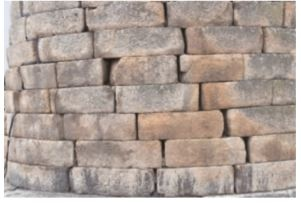
#> input picture 200604-200611_첨성대벽돌균열/data/partial_01.JPG, 301 x 203 px, found by its file name; the run also reads 1 picture not shown here
$ jupyter execute '1_훼손 영역에 대한 검출 가능성.ipynb'
#> lines starting #> are read from the running program, lines starting #| are printed output that depends on the picture; after the words box and inside, x2 and y2 are one past the last pixel; in counts of white or black regions, pixels touching at a corner belong together
# IP를 이용한 훼손 영역에 대한 검출 가능성 보이기

## 1. 모델 설계

모델은 다음의 3가지 과정을 거친다.

> 색공간 변경 -> 임계처리 -> 모폴로지

[cell 1]
import numpy as np
import cv2

# --------------------------------

def convertColorSpace(frame):
    return cv2.cvtColor(frame, cv2.COLOR_BGR2HSV)

def threshold(frame):
    # HSV 색공간을 이용. 채도와 밝기가 낮은 곳을 선택함. (==그림자)
    range_lower = (  0,  0,  0)
    range_upper = (255, 96, 92)
    return cv2.inRange(frame, range_lower, range_upper)

def morphology(frame_bin):
    frame_bin = cv2.morphologyEx(frame_bin, cv2.MORPH_CLOSE, (5,5))
    return cv2.morphologyEx(frame_bin, cv2.MORPH_OPEN, (5,5))

# --------------------------------

def sequence(layers):
    def inner(x):
        retval = x
        for proc in layers:
            retval = proc(retval)
        return retval
    return inner

# --------------------------------

model = sequence([
    convertColorSpace,
    threshold,
    morphology
])

# --------------------------------

original = cv2.imread('./res/src/partial_01.JPG')
#> original is the input picture: shape (203, 301, 3); mean B, G, R 152.1, 160.4, 174.3
result   = model(original)
#> the loop in inner, `for proc in layers:` made 3 passes
#> pass 2, in inner, `retval = proc(retval)`:
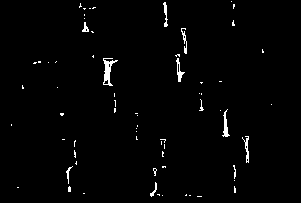
#> retval: shape (203, 301); 1.6% white in thin lines or dots, all inside (x1, y1, x2, y2) = (11, 1, 272, 197)
#> pass 3, in inner, `retval = proc(retval)`:
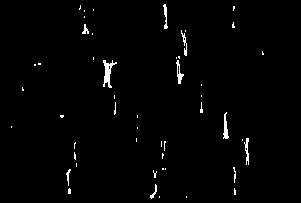
#> retval: shape (203, 301); 1.4% white in thin lines or dots, all inside (x1, y1, x2, y2) = (11, 4, 264, 199)

## 2. 결과 출력

위 셀에서 얻은 결과 `result`와 원본 이미지를 비교 출력한다.

[cell 2]
# 위 코드에 이어서...

import matplotlib.pyplot as plt

fig, axs = plt.subplots(1,3, figsize=(16,4))
fig.suptitle('Original Image --> convertColorSpace[RGB2HSV] --> Threshold --> Morphology[OPEN] --> Result')

# Plot 0
axs[0].imshow(cv2.cvtColor(original, cv2.COLOR_BGR2RGB))
axs[0].set_xlabel('original')

# Plot 1
added_result = cv2.addWeighted(original, 0.75, cv2.cvtColor(result, cv2.COLOR_GRAY2BGR), 1, 0)
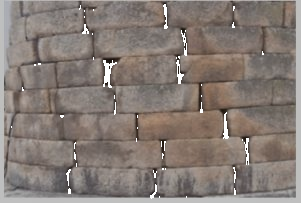
#> added_result: shape (203, 301, 3); mean B, G, R 117, 123.1, 133.5
axs[1].imshow(cv2.cvtColor(added_result, cv2.COLOR_BGR2RGB))
axs[1].set_xlabel('<-- add weighted -->')

# Plot 2
axs[2].imshow(result, cmap='gray')
axs[2].set_xlabel('result')

plt.show()
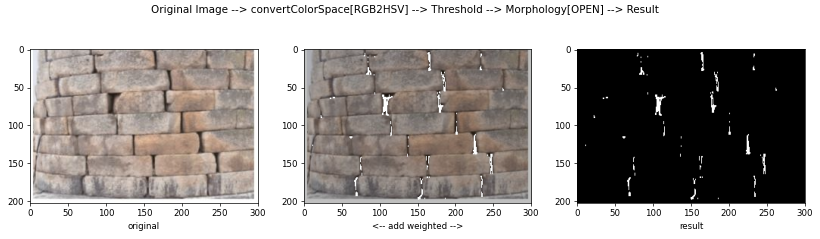
#> figure drawn by matplotlib, 3 panels

## 3. 훼손 영역 검출

앞선 과정들에서 얻은 결과 `result`에는 **(균열로 인하여 생긴) 그림자에 대한 마스크 이미지**가 담겨있다.

다음 코드에서는 1. 이들에 대한 윤곽선을 검출하고, 2. 그 넓이에 임계치를 주어 훼손된 영역인지를 가린다.

[cell 3]
# 위 코드에 이어서...

MIN_CONT_AREA = 20

# --------------------------------

def contourAreaThreshold(frame_bin):
    # 윤곽선 면적에도 임계를 주어 훼손여부를 가림.
    colored_mask = cv2.cvtColor(frame_bin, cv2.COLOR_GRAY2BGR)

    for contour in cv2.findContours(frame_bin, cv2.RETR_EXTERNAL, cv2.CHAIN_APPROX_SIMPLE)[-2]:
        # 임계치를 넘는다면, 붉은 색으로 처리: 훼손된 영역
        if (cv2.contourArea(contour) >= MIN_CONT_AREA):
            cv2.drawContours(colored_mask, [contour], -1, (0,0,255), -1)

        # 임계치를 넘지 못한다면, (반투명)노란색으로 처리
        else:
            cv2.drawContours(colored_mask, [contour], -1, (0,128,128), -1)
#> this loop made 49 passes
#> contour on passes 1, 2, 8, 9, 11, 16, 17, 19, 20, 21, 22, 27: [[186, 196], [186, 197]], [[159, 196], [159, 197]], [[165, 168], [165, 169]], [[162, 168], [162, 169], [163, 169], [163, 168]], [[76, 163], [76, 166]], [[161, 141], [161, 146]], [[242, 139], [242, 140]], [[136, 138], [136, 141]], [[137, 127], [137, 128]], [[11, 126], [11, 127]], [[137, 115], [137, 117]], [[201, 95], [201, 96]]
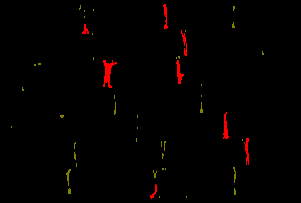
#> colored_mask: shape (203, 301, 3); mean B, G, R 0, 0.6, 3.1

    return colored_mask

# --------------------------------

colored_result = contourAreaThreshold(result)

colored_original = cv2.addWeighted(original, 0.75, colored_result, 0.75, 0)

# --------------------------------

fig, axs = plt.subplots(1,2, figsize=(16,5))
fig.suptitle('Threshold using contourArea (RED: abnormal / YELLOW: normal)')

axs[0].imshow(cv2.cvtColor(original, cv2.COLOR_BGR2RGB))
axs[1].imshow(cv2.cvtColor(colored_original, cv2.COLOR_BGR2RGB))

plt.show()
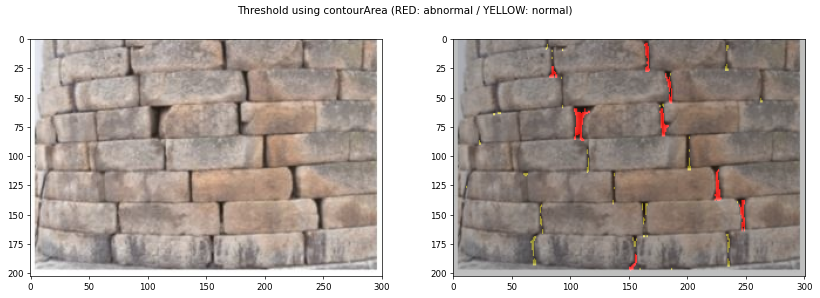
#> figure drawn by matplotlib, 2 panels

## 4. 다음 연구로의 데이터 전달

* 연구 노트: [2_정상-비정상-머신러닝적용.ipynb](./2_%EC%A0%95%EC%83%81-%EB%B9%84%EC%A0%95%EC%83%81-%EB%A8%B8%EC%8B%A0%EB%9F%AC%EB%8B%9D%EC%A0%81%EC%9A%A9.ipynb)

[cell 4]
# 원본 (original)
model_0 = sequence([
        cv2.imread
    ])

# 마스크 이미지 (mask)
model_1 = sequence([
        cv2.imread,
        convertColorSpace,
        threshold,
        morphology
    ])

# 마스크 이미지 - 임계처리 (mask-colored)
model_2 = sequence([
        cv2.imread,
        convertColorSpace,
        threshold,
        morphology,
        contourAreaThreshold
    ])

[cell 5]
import os

output_path = "./res/data/"

file_path_list = [
        './res/src/partial_01.JPG',
        './res/src/partial_p_01.JPG',
        './res/src/total_01.JPG'
    ]

# --------------------------------

if not os.path.exists(output_path): os.mkdir(output_path)

for file_path in file_path_list:
    file_name, file_extension = os.path.splitext(os.path.basename(file_path))

    cv2.imwrite(os.path.join(output_path, f"{file_name}{file_extension}"),              model_0(file_path))
    cv2.imwrite(os.path.join(output_path, f"{file_name}_mask{file_extension}"),         model_1(file_path))
    cv2.imwrite(os.path.join(output_path, f"{file_name}_mask-colored{file_extension}"), model_2(file_path))
#> this loop made 3 passes
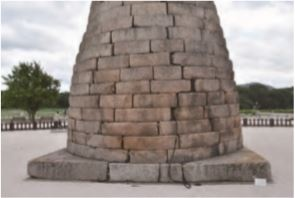
#> input picture 200604-200611_첨성대벽돌균열/data/partial_p_01.JPG, 295 x 198 px, found by its file name
#> pass 2, in morphology (call 4), `frame_bin = cv2.morphologyEx(frame_bin, cv2.MORPH_CLOSE, (5,5))`:
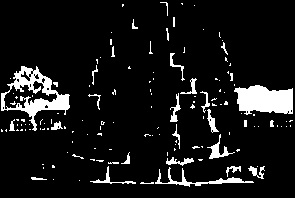
#> frame_bin: shape (198, 295); 8.9% white; 137 white regions (107 under 20 px), largest, box (x1, y1, x2, y2) and area: (1, 66, 70, 131) 1411, (234, 85, 293, 115) 1329, (155, 167, 254, 187) 390
#> pass 2, `cv2.imwrite(os.path.join(output_path, f"{file_name}_mask{file_extensio..`:
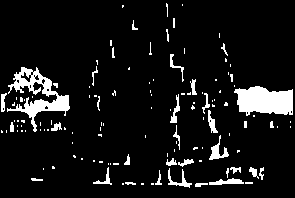
#> saved as partial_p_01_mask.JPG: shape (198, 295); 8.4% white; 125 white regions (91 under 20 px), largest, box (x1, y1, x2, y2) and area: (234, 86, 293, 116) 1324, (7, 67, 70, 132) 1308, (209, 135, 229, 160) 176
#> pass 2, `cv2.imwrite(os.path.join(output_path, f"{file_name}_mask-colored{file_..`:
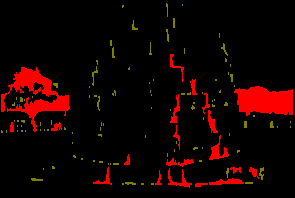
#> saved as partial_p_01_mask-colored.JPG: shape (198, 295, 3); mean B, G, R 0, 1.8, 20.2

with open(os.path.join(output_path, ".datalist"), "w") as f:
    f.write('\n'.join([os.path.basename(file_path) for file_path in file_path_list]))
